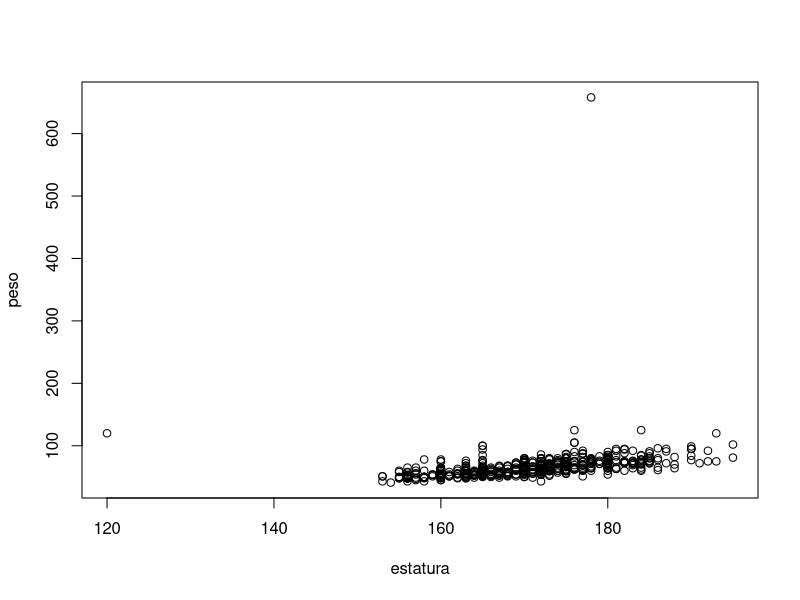

The R script that drew this image:
library (readxl)

dados <- readxl::read_excel("./Biometria_qst.xls")

with(dados,plot(estatura,peso))

# Ha valores de peso e estatura com a string "NA" (em vez do NA, not available)
dados$peso[dados$peso=="NA"] <- NA
dados$estatura[dados$estatura=="NA"] <- NA
# Por causa destes textos "NA", as variáveis tornaram-se character
print(str(dados))
# Para regressão, precisamos converter em números
dados$peso <- as.numeric(dados$peso)
dados$estatura <- as.numeric(dados$estatura)

modelo <- lm(peso~estatura, data=dados, na.action = na.exclude)
reg <- summary(modelo)
print(reg)
ve <- 170
vd <- reg$coefficients[1,1] + reg$coefficients[2,1] * ve
elasticidade = reg$coefficients[2,1] * (ve/vd)
cat("Elasticidade(170) = ", elasticidade, "\n", sep="")
# 
# 
# # Há um dado claramente incorreto, peso de 658 kg; 
# # pode ser melhor eliminar (não afeta esta questão)
# dados$estatura[dados$estatura==658] <- NA
# # Há também uma pessoa com 1.2m e 120 quilos de peso
# # a estatura é possível, mas o mais provável é que tenham
# # digitado o peso de 120kg e a altura de 120cm por engano
# # pode ser melhor eliminar (não afeta esta questão)
# dados$peso[dados$peso==120 & dados$estatura==120] <- NA
# # note que usei peso e estatura, senão eliminarei outros
# # com peso de 120kg legitimamente (este afeta a resposta)
# 
# modelo <- lm(peso~estatura, data=dados, na.action = na.exclude)
# reg <- summary(modelo)
# print(reg)
# ve <- 170
# vd <- reg$coefficients[1,1] + reg$coefficients[2,1] * ve
# elasticidade = reg$coefficients[2,1] * (ve/vd)
# cat("Elasticidade(170) = ", elasticidade, "\n", sep="")
